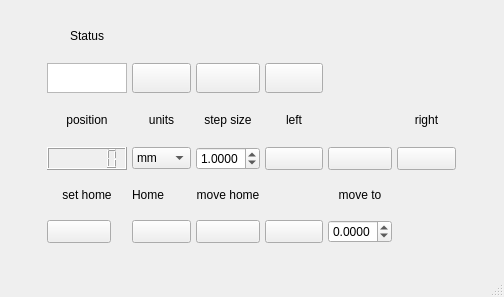
<?xml version="1.0" encoding="UTF-8"?>
<ui version="4.0">
 <class>Motor</class>
 <widget class="QMainWindow" name="Motor">
  <property name="geometry">
   <rect>
    <x>0</x>
    <y>0</y>
    <width>504</width>
    <height>297</height>
   </rect>
  </property>
  <property name="sizePolicy">
   <sizepolicy hsizetype="Preferred" vsizetype="Preferred">
    <horstretch>0</horstretch>
    <verstretch>0</verstretch>
   </sizepolicy>
  </property>
  <property name="windowTitle">
   <string>Motor 1.0</string>
  </property>
  <property name="animated">
   <bool>true</bool>
  </property>
  <widget class="QWidget" name="centralwidget">
   <property name="sizePolicy">
    <sizepolicy hsizetype="Preferred" vsizetype="Preferred">
     <horstretch>0</horstretch>
     <verstretch>0</verstretch>
    </sizepolicy>
   </property>
   <layout class="QHBoxLayout" name="horizontalLayout">
    <item>
     <layout class="QGridLayout" name="gridLayout">
      <property name="leftMargin">
       <number>5</number>
      </property>
      <property name="topMargin">
       <number>5</number>
      </property>
      <property name="rightMargin">
       <number>5</number>
      </property>
      <property name="bottomMargin">
       <number>5</number>
      </property>
      <property name="spacing">
       <number>5</number>
      </property>
      <item row="3" column="2">
       <widget class="QLabel" name="label_8">
        <property name="text">
         <string>&lt;html&gt;&lt;head/&gt;&lt;body&gt;&lt;p align=&quot;center&quot;&gt;units&lt;/p&gt;&lt;/body&gt;&lt;/html&gt;</string>
        </property>
       </widget>
      </item>
      <item row="4" column="6">
       <widget class="QPushButton" name="stopBt">
        <property name="maximumSize">
         <size>
          <width>64</width>
          <height>48</height>
         </size>
        </property>
        <property name="text">
         <string/>
        </property>
        <property name="icon">
         <iconset>
          <normaloff>stop.png</normaloff>stop.png</iconset>
        </property>
        <property name="iconSize">
         <size>
          <width>40</width>
          <height>40</height>
         </size>
        </property>
       </widget>
      </item>
      <item row="5" column="6">
       <widget class="QLabel" name="label">
        <property name="maximumSize">
         <size>
          <width>16777215</width>
          <height>20</height>
         </size>
        </property>
        <property name="text">
         <string>&lt;html&gt;&lt;head/&gt;&lt;body&gt;&lt;p align=&quot;center&quot;&gt;move to&lt;/p&gt;&lt;/body&gt;&lt;/html&gt;</string>
        </property>
       </widget>
      </item>
      <item row="6" column="5">
       <widget class="QPushButton" name="moveToBt">
        <property name="maximumSize">
         <size>
          <width>64</width>
          <height>48</height>
         </size>
        </property>
        <property name="text">
         <string/>
        </property>
        <property name="icon">
         <iconset>
          <normaloff>set.png</normaloff>set.png</iconset>
        </property>
        <property name="iconSize">
         <size>
          <width>40</width>
          <height>40</height>
         </size>
        </property>
       </widget>
      </item>
      <item row="4" column="2">
       <layout class="QVBoxLayout" name="verticalLayout_2">
        <item>
         <widget class="QComboBox" name="unitsControl">
          <property name="maximumSize">
           <size>
            <width>64</width>
            <height>16777215</height>
           </size>
          </property>
          <item>
           <property name="text">
            <string>mm</string>
           </property>
          </item>
          <item>
           <property name="text">
            <string>deg</string>
           </property>
          </item>
          <item>
           <property name="text">
            <string>steps</string>
           </property>
          </item>
          <item>
           <property name="text">
            <string>fs</string>
           </property>
          </item>
          <item>
           <property name="text">
            <string>2*fs</string>
           </property>
          </item>
         </widget>
        </item>
       </layout>
      </item>
      <item row="3" column="1">
       <widget class="QLabel" name="label_2">
        <property name="text">
         <string>&lt;html&gt;&lt;head/&gt;&lt;body&gt;&lt;p align=&quot;center&quot;&gt;position&lt;/p&gt;&lt;/body&gt;&lt;/html&gt;</string>
        </property>
       </widget>
      </item>
      <item row="5" column="1">
       <widget class="QLabel" name="label_6">
        <property name="maximumSize">
         <size>
          <width>16777215</width>
          <height>16</height>
         </size>
        </property>
        <property name="text">
         <string>&lt;html&gt;&lt;head/&gt;&lt;body&gt;&lt;p align=&quot;center&quot;&gt;set home&lt;/p&gt;&lt;/body&gt;&lt;/html&gt;</string>
        </property>
       </widget>
      </item>
      <item row="1" column="5">
       <widget class="QPushButton" name="saveBt">
        <property name="maximumSize">
         <size>
          <width>64</width>
          <height>48</height>
         </size>
        </property>
        <property name="text">
         <string/>
        </property>
        <property name="icon">
         <iconset>
          <normaloff>save.png</normaloff>save.png</iconset>
        </property>
        <property name="iconSize">
         <size>
          <width>40</width>
          <height>40</height>
         </size>
        </property>
       </widget>
      </item>
      <item row="1" column="1">
       <layout class="QVBoxLayout" name="verticalLayout_4">
        <item alignment="Qt::AlignHCenter">
         <widget class="QTextBrowser" name="error_message">
          <property name="maximumSize">
           <size>
            <width>80</width>
            <height>30</height>
           </size>
          </property>
         </widget>
        </item>
       </layout>
      </item>
      <item row="3" column="3">
       <widget class="QLabel" name="label_3">
        <property name="text">
         <string>&lt;html&gt;&lt;head/&gt;&lt;body&gt;&lt;p align=&quot;center&quot;&gt;step size&lt;/p&gt;&lt;/body&gt;&lt;/html&gt;</string>
        </property>
       </widget>
      </item>
      <item row="3" column="5">
       <widget class="QLabel" name="label_left">
        <property name="maximumSize">
         <size>
          <width>16777215</width>
          <height>20</height>
         </size>
        </property>
        <property name="text">
         <string>&lt;html&gt;&lt;head/&gt;&lt;body&gt;&lt;p align=&quot;center&quot;&gt;left&lt;/p&gt;&lt;/body&gt;&lt;/html&gt;</string>
        </property>
       </widget>
      </item>
      <item row="3" column="7">
       <widget class="QLabel" name="label_right">
        <property name="maximumSize">
         <size>
          <width>16777215</width>
          <height>20</height>
         </size>
        </property>
        <property name="text">
         <string>&lt;html&gt;&lt;head/&gt;&lt;body&gt;&lt;p align=&quot;center&quot;&gt;right&lt;/p&gt;&lt;/body&gt;&lt;/html&gt;</string>
        </property>
       </widget>
      </item>
      <item row="4" column="3">
       <widget class="QDoubleSpinBox" name="StepSize">
        <property name="maximumSize">
         <size>
          <width>64</width>
          <height>16777215</height>
         </size>
        </property>
        <property name="decimals">
         <number>4</number>
        </property>
        <property name="minimum">
         <double>-100000.000000000000000</double>
        </property>
        <property name="maximum">
         <double>100000.000000000000000</double>
        </property>
        <property name="singleStep">
         <double>0.100000000000000</double>
        </property>
        <property name="value">
         <double>1.000000000000000</double>
        </property>
       </widget>
      </item>
      <item row="6" column="1">
       <layout class="QVBoxLayout" name="verticalLayout_7">
        <item>
         <widget class="QPushButton" name="sethomeBt">
          <property name="maximumSize">
           <size>
            <width>64</width>
            <height>48</height>
           </size>
          </property>
          <property name="text">
           <string/>
          </property>
          <property name="icon">
           <iconset>
            <normaloff>set home.png</normaloff>set home.png</iconset>
          </property>
          <property name="iconSize">
           <size>
            <width>70</width>
            <height>40</height>
           </size>
          </property>
         </widget>
        </item>
       </layout>
      </item>
      <item row="1" column="2">
       <widget class="QPushButton" name="connectBt">
        <property name="maximumSize">
         <size>
          <width>64</width>
          <height>48</height>
         </size>
        </property>
        <property name="text">
         <string/>
        </property>
        <property name="icon">
         <iconset>
          <normaloff>plug.png</normaloff>plug.png</iconset>
        </property>
        <property name="iconSize">
         <size>
          <width>40</width>
          <height>40</height>
         </size>
        </property>
        <property name="checkable">
         <bool>true</bool>
        </property>
        <property name="checked">
         <bool>false</bool>
        </property>
       </widget>
      </item>
      <item row="0" column="1">
       <widget class="QLabel" name="label_4">
        <property name="maximumSize">
         <size>
          <width>16777215</width>
          <height>20</height>
         </size>
        </property>
        <property name="text">
         <string>&lt;html&gt;&lt;head/&gt;&lt;body&gt;&lt;p align=&quot;center&quot;&gt;Status&lt;/p&gt;&lt;/body&gt;&lt;/html&gt;</string>
        </property>
       </widget>
      </item>
      <item row="1" column="3">
       <widget class="QPushButton" name="configBt">
        <property name="maximumSize">
         <size>
          <width>64</width>
          <height>48</height>
         </size>
        </property>
        <property name="text">
         <string/>
        </property>
        <property name="icon">
         <iconset>
          <normaloff>config.png</normaloff>config.png</iconset>
        </property>
        <property name="iconSize">
         <size>
          <width>40</width>
          <height>40</height>
         </size>
        </property>
        <property name="checkable">
         <bool>false</bool>
        </property>
       </widget>
      </item>
      <item row="2" column="7">
       <layout class="QVBoxLayout" name="verticalLayout_8"/>
      </item>
      <item row="4" column="7">
       <widget class="QPushButton" name="moveRightBt">
        <property name="maximumSize">
         <size>
          <width>64</width>
          <height>48</height>
         </size>
        </property>
        <property name="text">
         <string/>
        </property>
        <property name="icon">
         <iconset>
          <normaloff>arrow.png</normaloff>arrow.png</iconset>
        </property>
        <property name="iconSize">
         <size>
          <width>40</width>
          <height>40</height>
         </size>
        </property>
       </widget>
      </item>
      <item row="4" column="1">
       <widget class="QLCDNumber" name="positionInd">
        <property name="maximumSize">
         <size>
          <width>96</width>
          <height>48</height>
         </size>
        </property>
        <property name="palette">
         <palette>
          <active>
           <colorrole role="Button">
            <brush brushstyle="SolidPattern">
             <color alpha="255">
              <red>0</red>
              <green>0</green>
              <blue>0</blue>
             </color>
            </brush>
           </colorrole>
           <colorrole role="Light">
            <brush brushstyle="SolidPattern">
             <color alpha="255">
              <red>0</red>
              <green>0</green>
              <blue>0</blue>
             </color>
            </brush>
           </colorrole>
           <colorrole role="Base">
            <brush brushstyle="SolidPattern">
             <color alpha="255">
              <red>0</red>
              <green>0</green>
              <blue>0</blue>
             </color>
            </brush>
           </colorrole>
          </active>
          <inactive>
           <colorrole role="Button">
            <brush brushstyle="SolidPattern">
             <color alpha="255">
              <red>240</red>
              <green>240</green>
              <blue>240</blue>
             </color>
            </brush>
           </colorrole>
           <colorrole role="Light">
            <brush brushstyle="SolidPattern">
             <color alpha="255">
              <red>255</red>
              <green>255</green>
              <blue>255</blue>
             </color>
            </brush>
           </colorrole>
           <colorrole role="Base">
            <brush brushstyle="SolidPattern">
             <color alpha="255">
              <red>255</red>
              <green>255</green>
              <blue>255</blue>
             </color>
            </brush>
           </colorrole>
          </inactive>
          <disabled>
           <colorrole role="Button">
            <brush brushstyle="SolidPattern">
             <color alpha="255">
              <red>0</red>
              <green>0</green>
              <blue>0</blue>
             </color>
            </brush>
           </colorrole>
           <colorrole role="Light">
            <brush brushstyle="SolidPattern">
             <color alpha="255">
              <red>0</red>
              <green>0</green>
              <blue>0</blue>
             </color>
            </brush>
           </colorrole>
           <colorrole role="Base">
            <brush brushstyle="SolidPattern">
             <color alpha="255">
              <red>240</red>
              <green>240</green>
              <blue>240</blue>
             </color>
            </brush>
           </colorrole>
          </disabled>
         </palette>
        </property>
        <property name="font">
         <font>
          <pointsize>11</pointsize>
          <bold>true</bold>
         </font>
        </property>
        <property name="digitCount">
         <number>6</number>
        </property>
       </widget>
      </item>
      <item row="4" column="5">
       <widget class="QPushButton" name="moveLeftBt">
        <property name="sizePolicy">
         <sizepolicy hsizetype="Fixed" vsizetype="Fixed">
          <horstretch>0</horstretch>
          <verstretch>0</verstretch>
         </sizepolicy>
        </property>
        <property name="maximumSize">
         <size>
          <width>64</width>
          <height>48</height>
         </size>
        </property>
        <property name="text">
         <string/>
        </property>
        <property name="icon">
         <iconset>
          <normaloff>arrow 2.png</normaloff>arrow 2.png</iconset>
        </property>
        <property name="iconSize">
         <size>
          <width>40</width>
          <height>40</height>
         </size>
        </property>
       </widget>
      </item>
      <item row="6" column="6">
       <widget class="QDoubleSpinBox" name="moveToIn">
        <property name="maximumSize">
         <size>
          <width>64</width>
          <height>16777215</height>
         </size>
        </property>
        <property name="decimals">
         <number>4</number>
        </property>
        <property name="minimum">
         <double>-100000.000000000000000</double>
        </property>
        <property name="maximum">
         <double>10000.000000000000000</double>
        </property>
       </widget>
      </item>
      <item row="6" column="3">
       <widget class="QPushButton" name="homeBt">
        <property name="maximumSize">
         <size>
          <width>64</width>
          <height>48</height>
         </size>
        </property>
        <property name="text">
         <string/>
        </property>
        <property name="icon">
         <iconset>
          <normaloff>home.png</normaloff>home.png</iconset>
        </property>
        <property name="iconSize">
         <size>
          <width>40</width>
          <height>40</height>
         </size>
        </property>
       </widget>
      </item>
      <item row="5" column="3">
       <widget class="QLabel" name="label_5">
        <property name="maximumSize">
         <size>
          <width>16777215</width>
          <height>20</height>
         </size>
        </property>
        <property name="text">
         <string>&lt;html&gt;&lt;head/&gt;&lt;body&gt;&lt;p align=&quot;center&quot;&gt;move home&lt;/p&gt;&lt;/body&gt;&lt;/html&gt;</string>
        </property>
       </widget>
      </item>
      <item row="5" column="2">
       <widget class="QLabel" name="label_7">
        <property name="text">
         <string>Home</string>
        </property>
       </widget>
      </item>
      <item row="6" column="2">
       <widget class="QPushButton" name="Home">
        <property name="maximumSize">
         <size>
          <width>64</width>
          <height>48</height>
         </size>
        </property>
        <property name="text">
         <string/>
        </property>
        <property name="icon">
         <iconset>
          <normaloff>NicePng_house-outline-png_974630.png</normaloff>NicePng_house-outline-png_974630.png</iconset>
        </property>
        <property name="iconSize">
         <size>
          <width>30</width>
          <height>36</height>
         </size>
        </property>
       </widget>
      </item>
     </layout>
    </item>
   </layout>
  </widget>
  <widget class="QMenuBar" name="menubar">
   <property name="geometry">
    <rect>
     <x>0</x>
     <y>0</y>
     <width>504</width>
     <height>22</height>
    </rect>
   </property>
  </widget>
  <widget class="QStatusBar" name="statusbar"/>
 </widget>
 <resources/>
 <connections/>
</ui>
